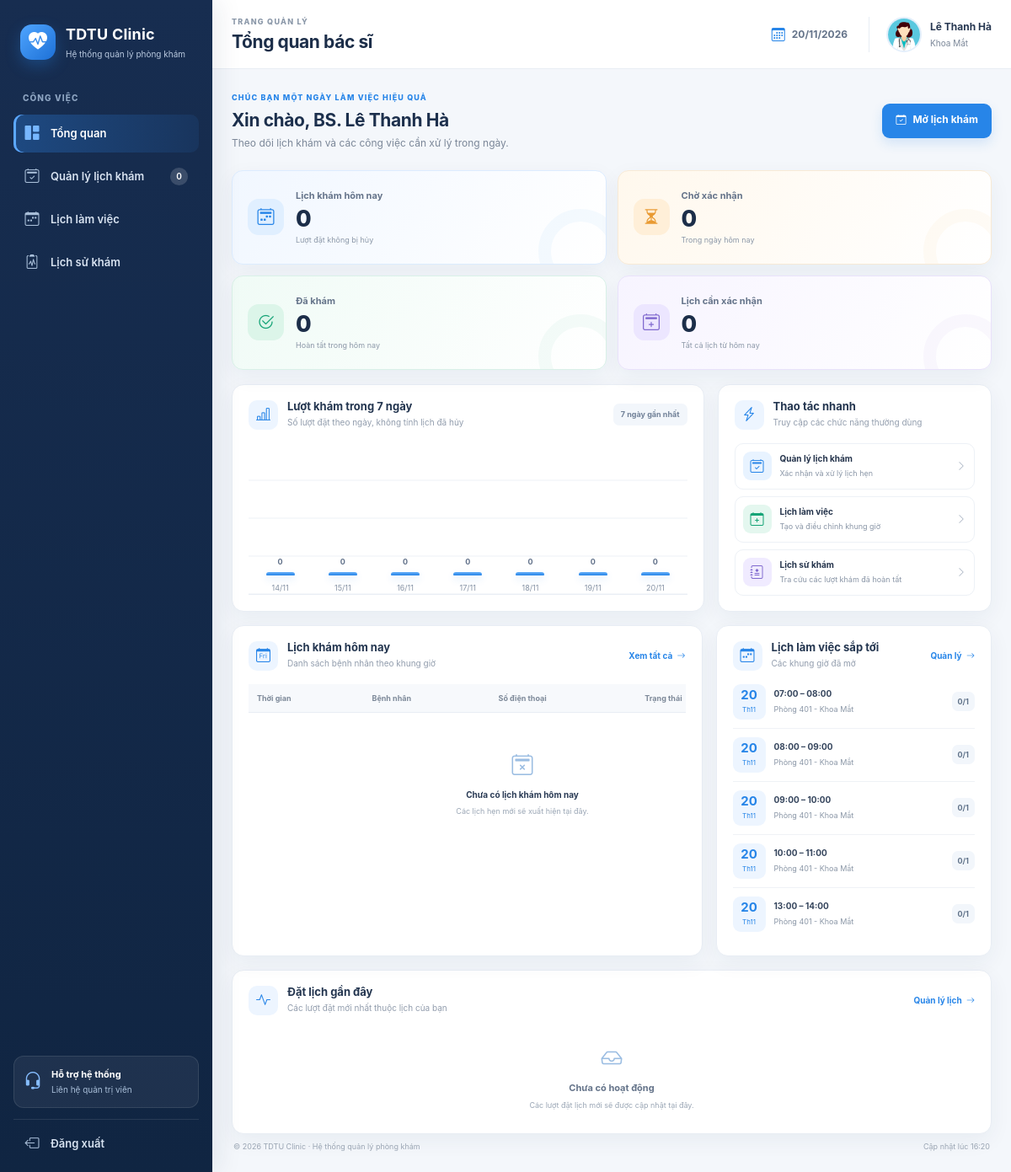
Page /doctor/dashboard.php (signed in) on the committed database.
### tables this page shows
CREATE TABLE IF NOT EXISTS BacSi (
    MaBS VARCHAR(10) PRIMARY KEY,
    MaTK INT NOT NULL UNIQUE,
    MaCK INT NOT NULL,
    HoTen VARCHAR(150) NOT NULL,
    GioiTinh VARCHAR(20),
    NgaySinh DATE,
    SoDienThoai VARCHAR(20),
    Email VARCHAR(150),
    HocVi VARCHAR(150),
    ChuyenMon VARCHAR(255),
    KinhNghiem INT NOT NULL DEFAULT 0,
    AnhDaiDien VARCHAR(255),
    TrangThai TINYINT(1) NOT NULL DEFAULT 1,

    CONSTRAINT FK_BacSi_TaiKhoan
        FOREIGN KEY (MaTK)
        REFERENCES TaiKhoan(MaTK)
        ON UPDATE CASCADE
        ON DELETE RESTRICT,

    CONSTRAINT FK_BacSi_ChuyenKhoa
        FOREIGN KEY (MaCK)
        REFERENCES ChuyenKhoa(MaCK)
        ON UPDATE CASCADE
        ON DELETE RESTRICT,

    INDEX idx_bacsi_mack (MaCK),
    INDEX idx_bacsi_hoten (HoTen)
);

CREATE TABLE IF NOT EXISTS ChuyenKhoa (
    MaCK INT AUTO_INCREMENT PRIMARY KEY,
    MaVietTat VARCHAR(10) NOT NULL UNIQUE,
    TenChuyenKhoa VARCHAR(150) NOT NULL UNIQUE,
    MoTa TEXT,
    TrangThai TINYINT(1) NOT NULL DEFAULT 1
);

CREATE TABLE IF NOT EXISTS LichKham (
    MaLich INT AUTO_INCREMENT PRIMARY KEY,
    MaBS VARCHAR(10) NOT NULL,
    MaPK INT NULL,
    NgayKham DATE NOT NULL,
    GioBatDau TIME NOT NULL,
    GioKetThuc TIME NOT NULL,
    SoLuongToiDa INT NOT NULL DEFAULT 1,
    SoLuongDaDat INT NOT NULL DEFAULT 0,
    TrangThai ENUM('Mo', 'Day', 'Huy') NOT NULL DEFAULT 'Mo',
    GhiChu VARCHAR(500),

    CONSTRAINT FK_LichKham_BacSi
        FOREIGN KEY (MaBS)
        REFERENCES BacSi(MaBS)
        ON UPDATE CASCADE
        ON DELETE RESTRICT,

    CONSTRAINT FK_LichKham_PhongKham
        FOREIGN KEY (MaPK)
        REFERENCES PhongKham(MaPK)
        ON UPDATE CASCADE
        ON DELETE RESTRICT,

    CONSTRAINT CK_LichKham_ThoiGian
        CHECK (GioKetThuc > GioBatDau),

    CONSTRAINT CK_LichKham_SoLuong
        CHECK (SoLuongToiDa > 0 AND SoLuongDaDat >= 0),

    UNIQUE KEY uq_lich_bacsi (MaBS, NgayKham, GioBatDau),
    INDEX idx_lich_ngay (NgayKham),
    INDEX idx_lich_phong (MaPK)
);

CREATE TABLE IF NOT EXISTS PhongKham (
    MaPK INT AUTO_INCREMENT PRIMARY KEY,
    TenPhong VARCHAR(100) NOT NULL,
    ViTri VARCHAR(255),
    TrangThai TINYINT(1) NOT NULL DEFAULT 1
);

### doctor/dashboard.php (the view, shortened to what this page needs)
<?php
require_once __DIR__ . '/../config/database.php';
function doctorDashboardEscape($value): string
{
    return htmlspecialchars((string)$value, ENT_QUOTES, 'UTF-8');
}
$stmt = $pdo->prepare(
    'SELECT bs.*, ck.TenChuyenKhoa
     FROM BacSi bs
     LEFT JOIN ChuyenKhoa ck ON ck.MaCK = bs.MaCK
     WHERE bs.MaTK = ?
     LIMIT 1'
);
$stmt->execute([$_SESSION['user']['MaTK']]);
$bacSi = $stmt->fetch();
$maBS = $bacSi['MaBS'];
$stmt = $pdo->prepare(
    "SELECT
        COUNT(dl.MaDatLich) AS total,
        COALESCE(SUM(dl.TrangThai = 'ChoXacNhan'), 0) AS pending,
        COALESCE(SUM(dl.TrangThai = 'DaXacNhan'), 0) AS confirmed,
        COALESCE(SUM(dl.TrangThai = 'DaKham'), 0) AS completed,
        COALESCE(SUM(dl.TrangThai = 'VangMat'), 0) AS missed
     FROM LichKham lk
     LEFT JOIN DatLich dl
        ON dl.MaLich = lk.MaLich
       AND dl.TrangThai <> 'DaHuy'
     WHERE lk.MaBS = ?
       AND lk.NgayKham = CURDATE()"
);
$stmt->execute([$maBS]);
$todayStats = $stmt->fetch();
$stmt = $pdo->prepare(
    "SELECT COUNT(*)
     FROM DatLich dl
     JOIN LichKham lk ON lk.MaLich = dl.MaLich
     WHERE lk.MaBS = ?
       AND lk.NgayKham >= CURDATE()
       AND dl.TrangThai = 'ChoXacNhan'"
);
$stmt->execute([$maBS]);
$pendingUpcoming = (int)$stmt->fetchColumn();
$stmt = $pdo->prepare(
    "SELECT
        lk.NgayKham,
        COUNT(dl.MaDatLich) AS total
     FROM LichKham lk
     LEFT JOIN DatLich dl
        ON dl.MaLich = lk.MaLich
       AND dl.TrangThai <> 'DaHuy'
     WHERE lk.MaBS = ?
       AND lk.NgayKham BETWEEN DATE_SUB(CURDATE(), INTERVAL 6 DAY) AND CURDATE()
     GROUP BY lk.NgayKham
     ORDER BY lk.NgayKham"
);
$stmt->execute([$maBS]);
$weeklyRows = $stmt->fetchAll();
$weeklyMap = [];
foreach ($weeklyRows as $row) {
    $weeklyMap[$row['NgayKham']] = (int)$row['total'];
}
$weeklyStats = [];
$weeklyMax = 1;
for ($i = 6; $i >= 0; $i--) {
    $date = date('Y-m-d', strtotime('-' . $i . ' days'));
    $count = $weeklyMap[$date] ?? 0;
    $weeklyStats[] = ['date' => $date, 'count' => $count];
    $weeklyMax = max($weeklyMax, $count);
}
$stmt = $pdo->prepare(
    "SELECT
        dl.MaDatLich,
        bn.HoTen,
        bn.SoDienThoai,
        lk.NgayKham,
        lk.GioBatDau,
        lk.GioKetThuc,
        dl.TrangThai,
        dl.LyDoKham
     FROM DatLich dl
     JOIN BenhNhan bn ON bn.MaBN = dl.MaBN
     JOIN LichKham lk ON lk.MaLich = dl.MaLich
     WHERE lk.MaBS = ?
       AND lk.NgayKham = CURDATE()
       AND dl.TrangThai <> 'DaHuy'
     ORDER BY lk.GioBatDau ASC
     LIMIT 8"
);
$stmt->execute([$maBS]);
$todayAppointments = $stmt->fetchAll();
$stmt = $pdo->prepare(
    "SELECT
        lk.NgayKham,
        lk.GioBatDau,
        lk.GioKetThuc,
        lk.SoLuongDaDat,
        lk.SoLuongToiDa,
        lk.TrangThai,
        pk.TenPhong
     FROM LichKham lk
     LEFT JOIN PhongKham pk ON pk.MaPK = lk.MaPK
     WHERE lk.MaBS = ?
       AND lk.NgayKham >= CURDATE()
       AND lk.TrangThai <> 'Huy'
     ORDER BY lk.NgayKham ASC, lk.GioBatDau ASC
     LIMIT 5"
);
$stmt->execute([$maBS]);
$upcomingSchedules = $stmt->fetchAll();
$stmt = $pdo->prepare(
    "SELECT
        bn.HoTen,
        lk.NgayKham,
        lk.GioBatDau,
        dl.NgayDat,
        dl.TrangThai
     FROM DatLich dl
     JOIN BenhNhan bn ON bn.MaBN = dl.MaBN
     JOIN LichKham lk ON lk.MaLich = dl.MaLich
     WHERE lk.MaBS = ?
     ORDER BY dl.NgayDat DESC
     LIMIT 5"
);
$stmt->execute([$maBS]);
$recentBookings = $stmt->fetchAll();
$avatar = trim((string)($bacSi['AnhDaiDien'] ?? ''));
$avatarUrl = $avatar !== '' ? '../' . ltrim($avatar, '/') : '../assets/img/health/doctor.jpg';
$todayLabel = date('d/m/Y');
?>
<!doctype html>
<html lang="vi">
<head>
    <link href="../assets/vendor/bootstrap/css/bootstrap.min.css" rel="stylesheet">
    <link href="../assets/vendor/bootstrap-icons/bootstrap-icons.min.css" rel="stylesheet">
    <link href="../assets/css/dashboard.css" rel="stylesheet">
</head>
<body class="clinic-dashboard-page">
<div class="dashboard-shell">
    <aside class="dashboard-sidebar" id="dashboardSidebar">
        <a class="sidebar-brand" href="dashboard.php">
            <span class="brand-mark"><i class="bi bi-heart-pulse-fill"></i></span>
            <span><strong>TDTU Clinic</strong><small>Hệ thống quản lý phòng khám</small></span>
        </a>
        <div class="sidebar-caption">CÔNG VIỆC</div>
        <nav class="sidebar-nav">
            <a class="sidebar-link active" href="dashboard.php"><i class="bi bi-grid-1x2-fill"></i><span>Tổng quan</span></a>
            <a class="sidebar-link" href="appointments.php"><i class="bi bi-calendar2-check"></i><span>Quản lý lịch khám</span><span class="sidebar-count"><?= (int)$pendingUpcoming ?></span></a>
            <a class="sidebar-link" href="schedules.php"><i class="bi bi-calendar-week"></i><span>Lịch làm việc</span></a>
            <a class="sidebar-link" href="history.php"><i class="bi bi-clipboard2-pulse"></i><span>Lịch sử khám</span></a>
        </nav>
        <div class="sidebar-bottom">
            <div class="sidebar-help"><i class="bi bi-headset"></i><div><strong>Hỗ trợ hệ thống</strong><span>Liên hệ quản trị viên</span></div></div>
            <a class="sidebar-link sidebar-logout" href="../logout.php"><i class="bi bi-box-arrow-left"></i><span>Đăng xuất</span></a>
        </div>
    </aside>
    <main class="dashboard-main">
        <header class="dashboard-topbar">
            <div class="topbar-heading"><span class="eyebrow">TRANG QUẢN LÝ</span><h1>Tổng quan bác sĩ</h1></div>
            <div class="topbar-actions">
                <div class="topbar-date"><i class="bi bi-calendar3"></i><span><?= doctorDashboardEscape($todayLabel) ?></span></div>
                <div class="topbar-user">
                    <img src="<?= doctorDashboardEscape($avatarUrl) ?>" alt="Ảnh bác sĩ" onerror="this.src='../assets/img/health/doctor.jpg'">
                    <div><strong><?= doctorDashboardEscape($bacSi['HoTen']) ?></strong><small><?= doctorDashboardEscape($bacSi['TenChuyenKhoa'] ?? 'Bác sĩ') ?></small></div>
                </div>
            </div>
        </header>
        <div class="dashboard-content">
            <section class="welcome-row">
                <div><p class="welcome-kicker">CHÚC BẠN MỘT NGÀY LÀM VIỆC HIỆU QUẢ</p><h2>Xin chào, BS. <?= doctorDashboardEscape($bacSi['HoTen']) ?></h2><p>Theo dõi lịch khám và các công việc cần xử lý trong ngày.</p></div>
                <a class="btn btn-primary dashboard-primary-btn" href="appointments.php"><i class="bi bi-calendar-check me-2"></i>Mở lịch khám</a>
            </section>
            <section class="stats-grid stats-grid-doctor">
                <article class="stat-card stat-blue"><div class="stat-icon"><i class="bi bi-calendar2-week"></i></div><div class="stat-copy"><span>Lịch khám hôm nay</span><strong><?= (int)$todayStats['total'] ?></strong><small>Lượt đặt không bị hủy</small></div></article>
                <article class="stat-card stat-orange"><div class="stat-icon"><i class="bi bi-hourglass-split"></i></div><div class="stat-copy"><span>Chờ xác nhận</span><strong><?= (int)$todayStats['pending'] ?></strong><small>Trong ngày hôm nay</small></div></article>
                <article class="stat-card stat-green"><div class="stat-icon"><i class="bi bi-check2-circle"></i></div><div class="stat-copy"><span>Đã khám</span><strong><?= (int)$todayStats['completed'] ?></strong><small>Hoàn tất trong hôm nay</small></div></article>
                <article class="stat-card stat-purple"><div class="stat-icon"><i class="bi bi-calendar2-plus"></i></div><div class="stat-copy"><span>Lịch cần xác nhận</span><strong><?= $pendingUpcoming ?></strong><small>Tất cả lịch từ hôm nay</small></div></article>
            </section>
            <section class="dashboard-grid dashboard-grid-main">
                <article class="dashboard-panel panel-chart">
                    <div class="panel-heading"><div><span class="panel-icon"><i class="bi bi-bar-chart-line"></i></span><div><h3>Lượt khám trong 7 ngày</h3><p>Số lượt đặt theo ngày, không tính lịch đã hủy</p></div></div><span class="panel-tag">7 ngày gần nhất</span></div>
                    <div class="weekly-chart" role="img" aria-label="Biểu đồ lượt khám trong 7 ngày gần nhất">
                        <?php foreach ($weeklyStats as $day): ?>
                            <div class="weekly-bar-item"><div class="weekly-bar-track"><div class="weekly-bar-fill" style="height: <?= max(3, (int)round(($day['count'] / $weeklyMax) * 100)) ?>%"><span><?= (int)$day['count'] ?></span></div></div><small><?= doctorDashboardEscape(date('d/m', strtotime($day['date']))) ?></small></div>
                        <?php endforeach; ?>
                    </div>
                </article>
                <article class="dashboard-panel panel-quick-actions">
                    <div class="panel-heading"><div><span class="panel-icon"><i class="bi bi-lightning-charge"></i></span><div><h3>Thao tác nhanh</h3><p>Truy cập các chức năng thường dùng</p></div></div></div>
                    <div class="quick-action-list">
                        <a href="appointments.php"><span class="quick-action-icon quick-blue"><i class="bi bi-calendar2-check"></i></span><span><strong>Quản lý lịch khám</strong><small>Xác nhận và xử lý lịch hẹn</small></span><i class="bi bi-chevron-right"></i></a>
                        <a href="schedules.php"><span class="quick-action-icon quick-green"><i class="bi bi-calendar-plus"></i></span><span><strong>Lịch làm việc</strong><small>Tạo và điều chỉnh khung giờ</small></span><i class="bi bi-chevron-right"></i></a>
                        <a href="history.php"><span class="quick-action-icon quick-purple"><i class="bi bi-journal-medical"></i></span><span><strong>Lịch sử khám</strong><small>Tra cứu các lượt khám đã hoàn tất</small></span><i class="bi bi-chevron-right"></i></a>
                    </div>
                </article>
            </section>
            <section class="dashboard-grid dashboard-grid-lower">
                <article class="dashboard-panel panel-table">
                    <div class="panel-heading"><div><span class="panel-icon"><i class="bi bi-calendar-day"></i></span><div><h3>Lịch khám hôm nay</h3><p>Danh sách bệnh nhân theo khung giờ</p></div></div><a class="panel-link" href="appointments.php">Xem tất cả <i class="bi bi-arrow-right"></i></a></div>
                    <div class="table-responsive dashboard-table-wrap">
                        <table class="table dashboard-table align-middle">
                            <thead><tr><th>Thời gian</th><th>Bệnh nhân</th><th>Số điện thoại</th><th>Trạng thái</th><th></th></tr></thead>
                            <tbody>
                            <?php if (!$todayAppointments): ?><tr><td colspan="5"><div class="empty-state"><i class="bi bi-calendar2-x"></i><strong>Chưa có lịch khám hôm nay</strong><span>Các lịch hẹn mới sẽ xuất hiện tại đây.</span></div></td></tr><?php endif; ?>
                            </tbody>
                        </table>
                    </div>
                </article>
                <article class="dashboard-panel panel-schedule-list">
                    <div class="panel-heading"><div><span class="panel-icon"><i class="bi bi-calendar-week"></i></span><div><h3>Lịch làm việc sắp tới</h3><p>Các khung giờ đã mở</p></div></div><a class="panel-link" href="schedules.php">Quản lý <i class="bi bi-arrow-right"></i></a></div>
                    <div class="schedule-list">
                        <?php foreach ($upcomingSchedules as $schedule): ?>
                            <div class="schedule-item"><div class="schedule-date"><strong><?= doctorDashboardEscape(date('d', strtotime($schedule['NgayKham']))) ?></strong><small>Th<?= doctorDashboardEscape(date('m', strtotime($schedule['NgayKham']))) ?></small></div><div class="schedule-info"><strong><?= doctorDashboardEscape(substr($schedule['GioBatDau'], 0, 5)) ?> – <?= doctorDashboardEscape(substr($schedule['GioKetThuc'], 0, 5)) ?></strong><small><?= doctorDashboardEscape($schedule['TenPhong'] ?: 'Chưa phân phòng') ?></small></div><span class="capacity-pill"><?= (int)$schedule['SoLuongDaDat'] ?>/<?= (int)$schedule['SoLuongToiDa'] ?></span></div>
                        <?php endforeach; ?>
                    </div>
                </article>
            </section>
            <section class="dashboard-panel panel-activity">
                <div class="panel-heading"><div><span class="panel-icon"><i class="bi bi-activity"></i></span><div><h3>Đặt lịch gần đây</h3><p>Các lượt đặt mới nhất thuộc lịch của bạn</p></div></div><a class="panel-link" href="history.php">Quản lý lịch <i class="bi bi-arrow-right"></i></a></div>
                <div class="activity-list">
                    <?php if (!$recentBookings): ?><div class="empty-state compact-empty"><i class="bi bi-inbox"></i><strong>Chưa có hoạt động</strong><span>Các lượt đặt lịch mới sẽ được cập nhật tại đây.</span></div><?php endif; ?>
                </div>
            </section>
            <footer class="dashboard-footer">© <?= date('Y') ?> TDTU Clinic · Hệ thống quản lý phòng khám <span>Cập nhật lúc <?= date('H:i') ?></span></footer>
        </div>
    </main>
</div>
</body>
</html>

### rows in the picture
bacsi: HoTen "Lê Thanh Hà", MaCK.TenChuyenKhoa "Khoa Mắt"
lichkham: NgayKham "20", NgayKham "11", GioBatDau "07:00", GioKetThuc "08:00", MaPK.TenPhong "Phòng 401 - Khoa Mắt", SoLuongDaDat "0", SoLuongToiDa "1"
lichkham: NgayKham "20", NgayKham "11", GioBatDau "08:00", GioKetThuc "09:00", MaPK.TenPhong "Phòng 401 - Khoa Mắt", SoLuongDaDat "0", SoLuongToiDa "1"
lichkham: NgayKham "20", NgayKham "11", GioBatDau "09:00", GioKetThuc "10:00", MaPK.TenPhong "Phòng 401 - Khoa Mắt", SoLuongDaDat "0", SoLuongToiDa "1"
lichkham: NgayKham "20", NgayKham "11", GioBatDau "10:00", GioKetThuc "11:00", MaPK.TenPhong "Phòng 401 - Khoa Mắt", SoLuongDaDat "0", SoLuongToiDa "1"
lichkham: NgayKham "20", NgayKham "11", GioBatDau "13:00", GioKetThuc "14:00", MaPK.TenPhong "Phòng 401 - Khoa Mắt", SoLuongDaDat "0", SoLuongToiDa "1"

### other values in the picture
$pendingUpcoming "0"
$todayStats['total'] "0"
$todayStats['pending'] "0"
$todayStats['completed'] "0"
$day['count'] "0"
doctorDashboardEscape(date('d/m', strtotime($day['date']))) "14/11"
doctorDashboardEscape(date('d/m', strtotime($day['date']))) "15/11"
doctorDashboardEscape(date('d/m', strtotime($day['date']))) "16/11"
doctorDashboardEscape(date('d/m', strtotime($day['date']))) "17/11"
doctorDashboardEscape(date('d/m', strtotime($day['date']))) "18/11"
doctorDashboardEscape(date('d/m', strtotime($day['date']))) "19/11"
doctorDashboardEscape(date('d/m', strtotime($day['date']))) "20/11"
